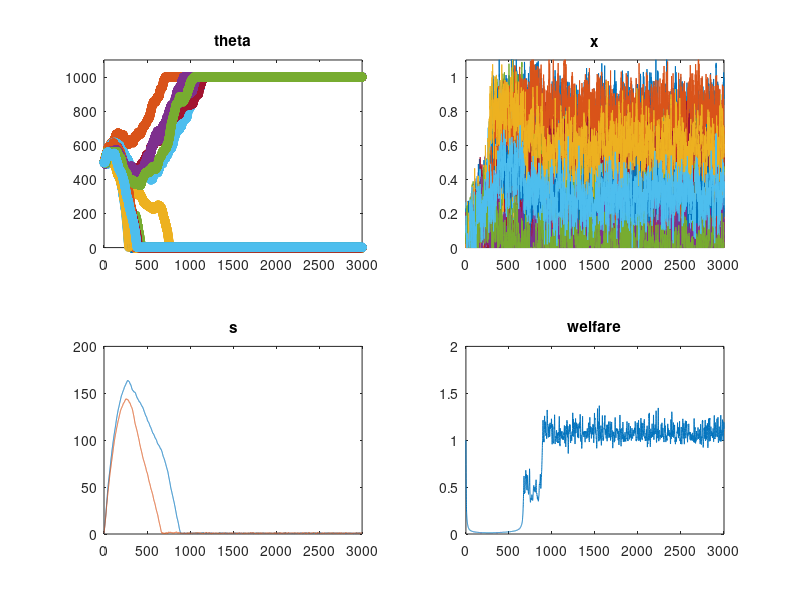

Write MATLAB code to recreate this figure.

%---------------------------------
% Initialization of the variables
function main
    global M N phi zeta theta_min theta_max delta alpha p sigma

    N = 10; %Number of bees
    M = 2; %Number of tasks

    theta = ones(N,M)*500;
    x = ones(N,M)*0.1;
    s = ones(1,M);

    initial_condition = [reshape(theta, N*M,1); reshape(x, N*M,1);reshape(s,M,1)]; %intial condition for the ode_solver
    
    alpha = 3;
    delta = 1;
    p=0.2;
    zeta=10;
    phi=1;
    sigma=0.1;
    dt=1;
    
    theta_min=1;
    theta_max=1000;
    
    %[T,Y]=ode45(@ode_function, [0 3000], initial_condition);
    [T,Y]=euler_method(@ode_function, [0 3000], initial_condition,0.5);
    

    %plot(T,Y(:,1:M*N),'-o')
    %plot(T,Y(:,13),'-r')
    subplot(2,2,1)
    plot(T,Y(1:M*N,:),'-o')
    axis([0 3000 0 1100])
    title('theta')
    
    subplot(2,2,2)
    plot(T,Y(M*N+1:M*N*2,:),'-')
    axis([0 3000 0 1.1])
    title('x')
    
    subplot(2,2,3)
    plot(T,Y(M*N*2+1:M*N*2+M,:),'-')
    title('s')
    
    %here is a first version of welfare implementation
    %of course we can use another function to estimate welfare

    welfare = 1 ./ (Y(M*N*2+1,:) + 1);
    for i=2:M
        welfare = welfare + 1./ (Y(M*N*2+i,:) + 1);
    end
    
    subplot(2,2,4)
    plot(T,welfare,'-')
    axis([0 3000 0 2])
    title('welfare')
    

end


function dy = ode_function(t,y)
    global M N phi zeta theta_min theta_max delta alpha p sigma
    dy = zeros(2*N*M+M,1);
    
    %theta matrix
    for j=1:M
        for i=1:N
            factor = 0;
            y((j-1)*N + i, 1);
            if (y((j-1)*N + i, 1) > theta_min) && (y((j-1)*N + i, 1)<theta_max)
                factor = 1;
            end 
            
            dy((j-1)*N + i, 1) = [(1 - y((j-1)*N + i +N*M, 1))*phi- y((j-1)*N + i +N*M, 1)*zeta]*factor;
            %xij: dy((i-1)*N + j +N*M, 1)  
        end
    end
    
    %x matrix
    for j=1:M
        for i=1:N
            sum = 0;
            for w=1:M
                sum = sum+y(M*N+(w-1)*N + i);
            end
            %gaussian_sp = 0;
            %here is a attempt to get the gaussian centerd process
            %unfortunately the gaussian random number generator seems to be
            %way to slow!!!
            %%%gaussian_sp = normrnd(0,sigma);
            gaussian_sp = sigma*randn;
            
            dy(M*N+(j-1)*N + i, 1) = [y(M*N*2+j)^2/(y(M*N*2+j)^2+y((j-1)*N + i)^2)]*[1-sum]-p*y(M*N+(j-1)*N + i, 1)+gaussian_sp;
        end
    end 
  
    %s matrix
    for j=1:M
        %it makes no sense to have a negative value for the stiumuli
        sum=0;
        for i=1:N
            %it makes no sense to have a negative value for the stiumuli
            sum = sum + alpha/N*y(M*N+(j-1)*N+i);
        end
        
        if ~((y(2*M*N+j)<=0) && ((delta - sum)<0))
            dy(2*M*N+j)= dy(2*M*N+j) + delta - sum;
        end
    end
    
    
end


function [T,Y] = euler_method(fun,time, y0, h)

    T = [];
    Y = [];
    T = [T,time(1)];
    Y = [Y,y0];
    
    
    y_eul = y0;
    t_eul = time(1);
    
    number = (time(2)-time(1))/h;
    
    for j=1:number
        y_eul = y_eul + h*fun(t_eul,y_eul);
        t_eul = t_eul + h ;
        
        Y = [Y, y_eul];
        T = [T, t_eul];
    end
    

end 
